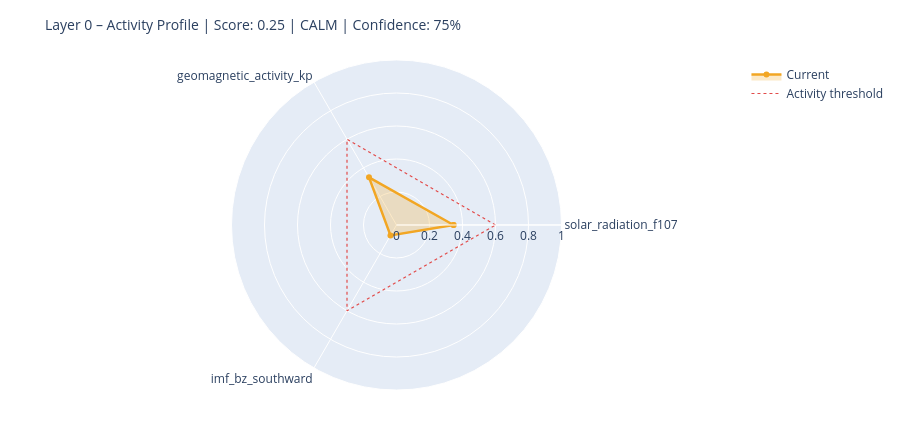

The code cell stored with this chart in its notebook:
### Markdown cell above
---
## 6. State Assessment & Handoff to Layer 1

### Code cell
# ============================================================
# STEP 1 – Collect raw values with source modes
# Mode: 'primary' | 'fallback_3h' | 'last_valid' | 'missing'
# ============================================================

def safe_last(df, col):
    if df is None or col not in df.columns: return None
    s = df[col].dropna()
    return float(s.iloc[-1]) if not s.empty else None

f107_now = safe_last(df_f107, 'f10.7')
bz_now   = safe_last(df_mag,  'bz_gsm')
kp_now   = safe_last(df_kp,   'kp')
sw_now   = safe_last(df_sw,   'speed')

source_modes = {
    'F10.7':    'primary'  if f107_now is not None else 'missing',
    'Kp':       'primary'  if kp_now   is not None else 'missing',
    'IMF_Bz':   'primary'  if bz_now   is not None else 'missing',
    'SW_speed': 'primary'  if sw_now   is not None else 'missing',
}

# Kp Fallback – 3h endpoint
if kp_now is None:
    try:
        r = requests.get(
            'https://services.swpc.noaa.gov/json/noaa-planetary-k-index.json',
            timeout=10)
        r.raise_for_status()
        fb = pd.DataFrame(r.json())
        tc = next((c for c in fb.columns if 'time' in c.lower()), fb.columns[0])
        kc = next((c for c in fb.columns if 'kp' in c.lower() and c != tc), None)
        if kc:
            fb[kc] = fb[kc].astype(str).str.extract(r'([0-9]+(?:\.[0-9]*)?)')[0]
            fb[kc] = pd.to_numeric(fb[kc], errors='coerce')
            fb = fb[fb[kc] >= 0].dropna(subset=[kc])
            if not fb.empty:
                kp_now = float(fb[kc].iloc[-1])
                source_modes['Kp'] = 'fallback_3h'
                print(f'  Kp fallback (3h): {kp_now:.1f}')
    except Exception as e:
        print(f'  Kp fallback failed: {e}')

# Solar Wind Fallback – last valid value
if sw_now is None and df_sw is not None and 'speed' in df_sw.columns:
    s = df_sw['speed'].dropna()
    if not s.empty:
        sw_now = float(s.iloc[-1])
        source_modes['SW_speed'] = 'last_valid'
        print(f'  SW fallback (last_valid): {sw_now:.0f} km/s')

print()
print('Source modes:', source_modes)

# ============================================================
# STEP 2 – Score from available components only
# ============================================================

def norm(v, lo, hi):
    if v is None: return None
    return max(0.0, min(1.0, (v - lo) / (hi - lo)))

COMPONENTS = {
    'solar_radiation_f107':    (f107_now, norm(f107_now, 60, 250)),
    'geomagnetic_activity_kp': (kp_now,   norm(kp_now,   0,   9)),
    'imf_bz_southward':        (bz_now,   norm(-(bz_now or 0) if bz_now else None, -5, 30)
                                           if bz_now is not None else None),
    'solar_wind_speed':        (sw_now,   norm(sw_now, 300, 800)),
}

available   = {k: v[1] for k, v in COMPONENTS.items() if v[1] is not None}
unavailable = [k for k, v in COMPONENTS.items() if v[1] is None]

layer0_score = round(sum(available.values()) / len(available), 4) if available else None
confidence   = round(len(available) / len(COMPONENTS), 2)

level = ('unknown'  if layer0_score is None
         else 'calm'     if layer0_score < 0.3
         else 'moderate' if layer0_score < 0.6
         else 'active')

# ============================================================
# STEP 3 – Dominant Driver
# ============================================================

def dominant_driver(kp, f107, bz, sw):
    candidates = []
    if kp   is not None and kp   >= 4:   candidates.append(('geomagnetic',    kp / 9))
    if sw   is not None and sw   >= 500:  candidates.append(('solar_wind',     sw / 800))
    if bz   is not None and bz   <= -5:   candidates.append(('imf_southward',  abs(bz) / 30))
    if f107 is not None and f107 >= 150:  candidates.append(('solar_radiation',f107 / 250))
    return max(candidates, key=lambda x: x[1])[0] if candidates else 'none'

driver = dominant_driver(kp_now, f107_now, bz_now, sw_now)

# ============================================================
# STEP 4 – Downstream expectations
# ============================================================

def downstream_expectation(driver, score, kp, bz, f107):
    exp = {
        'magnetosphere':        'calm',
        'ionosphere':           'calm',
        'schumann_resonance':   'unchanged',
        'lithosphere_currents': 'low',
    }
    if driver == 'geomagnetic' or (kp and kp >= 5):
        exp['magnetosphere']        = 'compressed / storm'
        exp['ionosphere']           = 'elevated disturbance (TEC variability)'
        exp['schumann_resonance']   = 'elevated amplitude possible'
        exp['lithosphere_currents'] = 'elevated induction currents'
    elif driver == 'imf_southward' or (bz and bz <= -5):
        exp['magnetosphere']        = 'energy coupling active'
        exp['ionosphere']           = 'elevated electron density possible'
        exp['schumann_resonance']   = 'slight modulation possible'
    elif driver == 'solar_radiation' or (f107 and f107 >= 150):
        exp['ionosphere']           = 'elevated ionization (F-layer)'
        exp['schumann_resonance']   = 'slightly elevated background activity'
    return exp

downstream = downstream_expectation(driver, layer0_score, kp_now, bz_now, f107_now)

# ============================================================
# CONSOLE OUTPUT
# ============================================================

W = 58
print('=' * W)
print('LAYER 0 – STATE ASSESSMENT')
print('=' * W)
for name, (raw_v, score_v) in COMPONENTS.items():
    if score_v is not None:
        bar = '█' * int(score_v * 20) + '░' * (20 - int(score_v * 20))
        print(f'  {name:<35}  {bar}  {score_v:.2f}')
    else:
        print(f'  {name:<35}  {"─" * 20}  n/a')
print('-' * W)
print(f'  Score ({len(available)}/{len(COMPONENTS)} components):  {layer0_score:.3f}')
print(f'  Confidence:         {confidence:.0%}')
print(f'  Level:              {level.upper()}')
print(f'  Dominant Driver:    {driver}')

# Radar chart
cats = list(available.keys())
vals = list(available.values())
if len(cats) >= 3:
    fig = go.Figure()
    fig.add_trace(go.Scatterpolar(
        r=vals + [vals[0]], theta=cats + [cats[0]],
        fill='toself', fillcolor='rgba(242,166,35,0.25)',
        line=dict(color='#F2A623', width=2.5), name='Current'
    ))
    fig.add_trace(go.Scatterpolar(
        r=[0.6] * (len(cats) + 1), theta=cats + [cats[0]],
        line=dict(color='#E24B4A', dash='dot', width=1.2),
        mode='lines', name='Activity threshold'
    ))
    fig.update_layout(
        title=dict(text=f'Layer 0 – Activity Profile | Score: {layer0_score:.2f} | {level.upper()} | Confidence: {confidence:.0%}',
                   font=dict(size=14)),
        polar=dict(radialaxis=dict(visible=True, range=[0, 1])),
        height=430, showlegend=True,
        margin=dict(l=60, r=60, t=60, b=40)
    )
    fig.show()

### Figure 1 — Plotly figure (JSON) as saved in the notebook; plotly's stock layout.template omitted (floating-point values rounded to 4 significant figures)
{"data": [{"fill": "toself", "fillcolor": "rgba(242,166,35,0.25)", "line": {"color": "#F2A623", "width": 2.5}, "name": "Current", "r": [0.3457, 0.3333, 0.07314, 0.3457], "theta": ["solar_radiation_f107", "geomagnetic_activity_kp", "imf_bz_southward", "solar_radiation_f107"], "type": "scatterpolar"}, {"line": {"color": "#E24B4A", "dash": "dot", "width": 1.2}, "mode": "lines", "name": "Activity threshold", "r": [0.6, 0.6, 0.6, 0.6], "theta": ["solar_radiation_f107", "geomagnetic_activity_kp", "imf_bz_southward", "solar_radiation_f107"], "type": "scatterpolar"}], "layout": {"height": 430, "margin": {"b": 40, "l": 60, "r": 60, "t": 60}, "polar": {"radialaxis": {"range": [0, 1], "visible": true}}, "showlegend": true, "title": {"font": {"size": 14}, "text": "Layer 0 – Activity Profile | Score: 0.25 | CALM | Confidence: 75%"}}}
